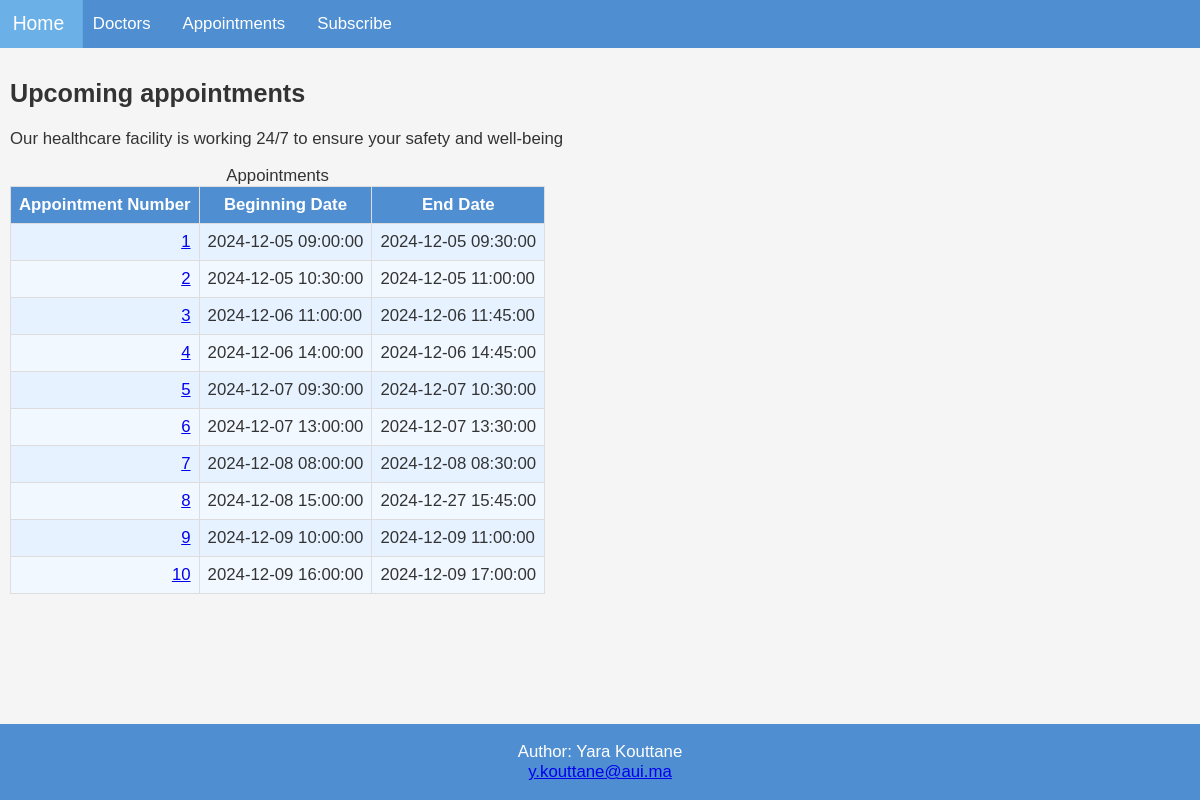
Page /appointments/appointments.php on the earlier database version.
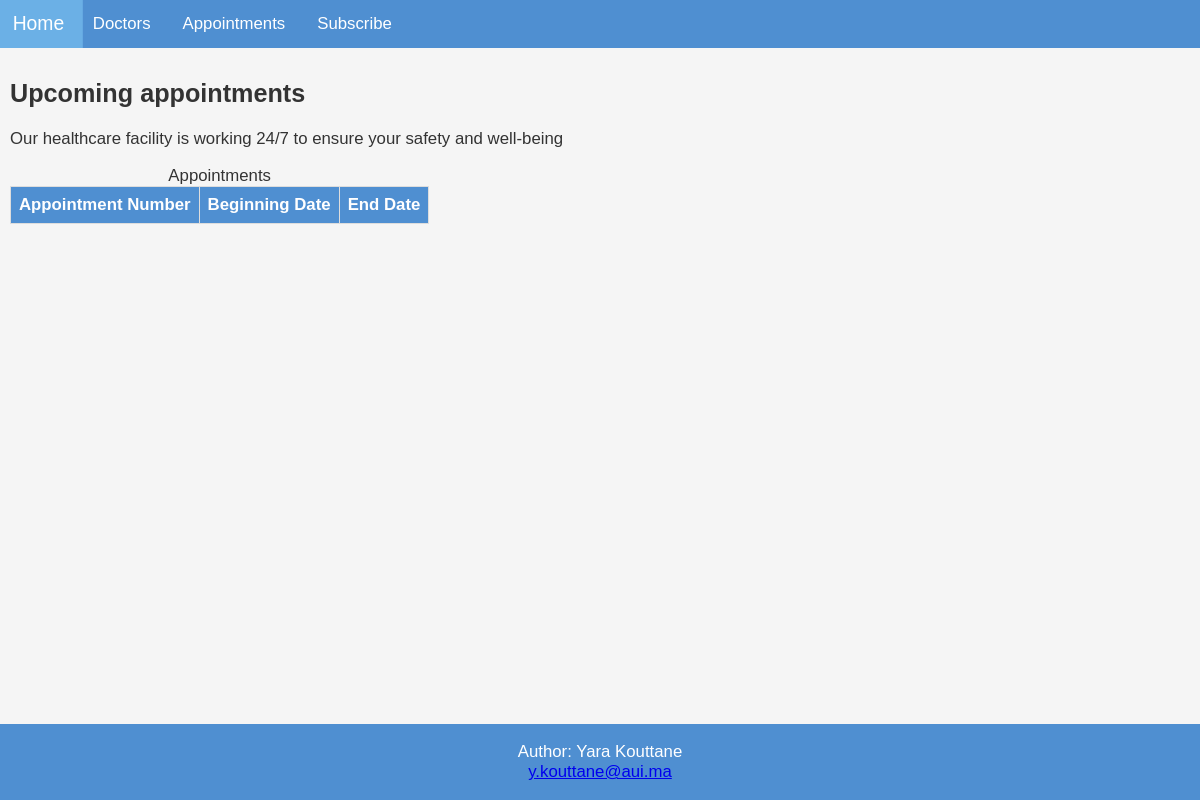
Same page on the later database version.
### tables this page shows
CREATE TABLE APPOINTMENT(
    appointment_id INT PRIMARY KEY AUTO_INCREMENT,
    appointment_date_beg DATETIME NOT NULL,
    appointment_date_end DATETIME NOT NULL,
    patient_id INT NOT NULL,
    doctor_id INT NOT NULL,
    CONSTRAINT has_appointment 
    FOREIGN KEY (patient_id)
    REFERENCES patient(patient_id)
    ON UPDATE CASCADE ON DELETE CASCADE,
    CONSTRAINT gives_appointment 
    FOREIGN KEY (doctor_id)
    REFERENCES doctor(doctor_id)
    ON UPDATE CASCADE ON DELETE CASCADE
);

### appointments/appointments.php (the view, shortened to what this page needs)
<!DOCTYPE html>
<html>
<head>
  <link rel="stylesheet" href="css/mystyle.css">
</head>
<div class="wrapper">
<body>
<?php include '../inc/header.php';?>
<div class="content">
<h2>Upcoming appointments</h2>
<p>Our healthcare facility is working 24/7 to ensure your safety and well-being</p>
<?php
include "../config/init.php";
try
{
    $conn = new PDO("mysql:host=$server; dbname=$db", $user, $password);
    $qry = "SELECT appointment_id, appointment_date_beg, appointment_date_end
             FROM appointment
             ORDER BY appointment_id;";
    $stmt = $conn->prepare($qry);
    $stmt->execute();
    echo "<table>\n";
    echo "<caption>Appointments</caption>\n";
    echo "<tr><th>Appointment Number</th><th>Beginning Date</th><th>End Date</th></tr>\n";
    while ($result = $stmt->fetch()) {
        echo "<tr>";
        echo "<td><span class='number'><a href='appointments/appointment_details.php?id=" . $result['appointment_id'] . "'>" . $result['appointment_id'] . "</a></span></td>";
        echo "<td>" . $result['appointment_date_beg'] . "</td>";
        echo "<td>" . $result['appointment_date_end'] . "</td>";
        echo "</tr>\n";
    }
    echo "</table>\n";
}
catch(PDOException $e) {
    echo "Error: " . $e->getMessage();
}
?>
</div>
<?php include '../inc/footer.php';?>
</body>
</div>
</html>

### inc/header.php (shortened to what this page needs)
<?php
echo "<header>
  <a href=''>Home</a>
  <a href='doctors/doctors.php'>Doctors</a>
  <a href='appointments/appointments.php'>Appointments</a>
  <a href='subscription/subscribe.php'>Subscribe</a>
 ";
echo "</header>\n";
?>

### inc/footer.php
<?php
echo "<footer>
<p>Author: Yara Kouttane<br>
<a href='mailto:y.kouttane@aui.ma'>y.kouttane@aui.ma</a></p>
</footer>\n";
?>

### css/mystyle.css (style rules this page uses)
* { box-sizing: border-box; font-family: Arial, Helvetica, sans-serif; }
body { margin: 0; font-family: system-ui, -apple-system, BlinkMacSystemFont, 'Segoe UI', Roboto, Oxygen, Ubuntu, Cantarell, 'Open Sans', 'Helvetica Neue', sans-serif; background-color: #ffffff; }
html { font-size: 1.05rem; }
header { overflow: hidden; display: flex; background-color: #4f8fd1; }
header a { float: left; display: block; color: #ffffff; text-align: center; padding: 14px 16px; text-decoration: none; }
.content { background-color: #f5f5f5; padding: 10px; height: 100%; color: #333333; overflow-y: auto; flex: 1; }
footer { left: 0; bottom: 0; width: 100%; position: relative; background-color: #4f8fd1; padding: 1px; text-align: center; color: white; }
table, th, td { border: 1px solid #dddddd; border-collapse: collapse; }
th { background-color: #4f8fd1; color: white; padding: 8px; }
tr:nth-child(odd) { background-color: #f2f8ff; color: #333; }
.wrapper { height: 100vh; display: flex; flex-direction: column; }
td { padding: 8px; }
tr:nth-child(even) { background-color: #e6f2ff; color: #333; }
.number { float: right; }

Differences in the rows shown:
removed appointment: appointment_id "1", appointment_date_beg "2024-12-05 09:00:00", appointment_date_end "2024-12-05 09:30:00"
removed appointment: appointment_id "2", appointment_date_beg "2024-12-05 10:30:00", appointment_date_end "2024-12-05 11:00:00"
removed appointment: appointment_id "3", appointment_date_beg "2024-12-06 11:00:00", appointment_date_end "2024-12-06 11:45:00"
removed appointment: appointment_id "4", appointment_date_beg "2024-12-06 14:00:00", appointment_date_end "2024-12-06 14:45:00"
removed appointment: appointment_id "5", appointment_date_beg "2024-12-07 09:30:00", appointment_date_end "2024-12-07 10:30:00"
removed appointment: appointment_id "6", appointment_date_beg "2024-12-07 13:00:00", appointment_date_end "2024-12-07 13:30:00"
removed appointment: appointment_id "7", appointment_date_beg "2024-12-08 08:00:00", appointment_date_end "2024-12-08 08:30:00"
removed appointment: appointment_id "8", appointment_date_beg "2024-12-08 15:00:00", appointment_date_end "2024-12-27 15:45:00"
removed appointment: appointment_id "9", appointment_date_beg "2024-12-09 10:00:00", appointment_date_end "2024-12-09 11:00:00"
removed appointment: appointment_id "10", appointment_date_beg "2024-12-09 16:00:00", appointment_date_end "2024-12-09 17:00:00"
